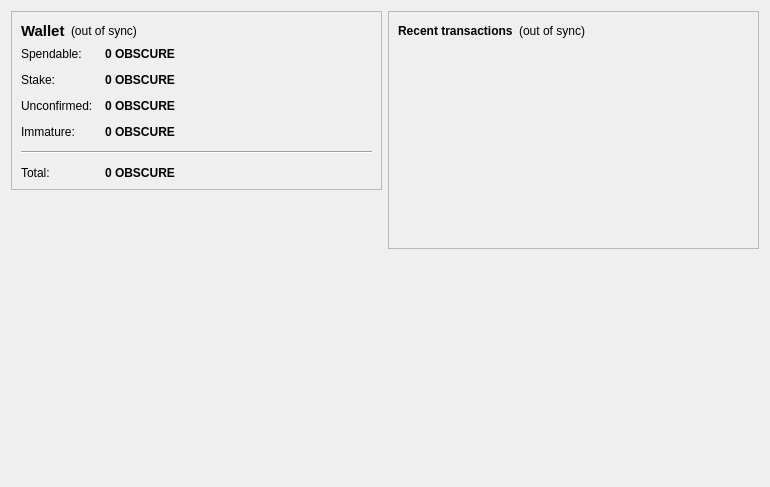
<?xml version="1.0" encoding="UTF-8"?>
<ui version="4.0">
 <class>OverviewPage</class>
 <widget class="QWidget" name="OverviewPage">
  <property name="geometry">
   <rect>
    <x>0</x>
    <y>0</y>
    <width>770</width>
    <height>487</height>
   </rect>
  </property>
  <property name="windowTitle">
   <string>Form</string>
  </property>
  <layout class="QHBoxLayout" name="horizontalLayout" stretch="1,1">
   <item>
    <layout class="QVBoxLayout" name="verticalLayout_2">
     <item>
      <widget class="QFrame" name="frame">
       <property name="frameShape">
        <enum>QFrame::StyledPanel</enum>
       </property>
       <property name="frameShadow">
        <enum>QFrame::Raised</enum>
       </property>
       <layout class="QVBoxLayout" name="verticalLayout_4">
        <item>
         <layout class="QHBoxLayout" name="horizontalLayout_4">
          <item>
           <widget class="QLabel" name="label_5">
            <property name="font">
             <font>
              <pointsize>11</pointsize>
              <weight>75</weight>
              <bold>true</bold>
             </font>
            </property>
            <property name="text">
             <string>Wallet</string>
            </property>
           </widget>
          </item>
          <item>
           <widget class="QLabel" name="labelWalletStatus">
            <property name="toolTip">
             <string>The displayed information may be out of date. Your wallet automatically synchronizes with the obscurebay network after a connection is established, but this process has not completed yet.</string>
            </property>
            <property name="styleSheet">
             <string notr="true"/>
            </property>
            <property name="text">
             <string notr="true">(out of sync)</string>
            </property>
            <property name="alignment">
             <set>Qt::AlignLeading|Qt::AlignLeft|Qt::AlignVCenter</set>
            </property>
           </widget>
          </item>
          <item>
           <spacer name="horizontalSpacer_2">
            <property name="orientation">
             <enum>Qt::Horizontal</enum>
            </property>
            <property name="sizeHint" stdset="0">
             <size>
              <width>40</width>
              <height>20</height>
             </size>
            </property>
           </spacer>
          </item>
         </layout>
        </item>
        <item>
         <layout class="QFormLayout" name="formLayout_2">
          <property name="fieldGrowthPolicy">
           <enum>QFormLayout::AllNonFixedFieldsGrow</enum>
          </property>
          <property name="horizontalSpacing">
           <number>12</number>
          </property>
          <property name="verticalSpacing">
           <number>12</number>
          </property>
          <item row="0" column="0">
           <widget class="QLabel" name="label">
            <property name="text">
             <string>Spendable:</string>
            </property>
           </widget>
          </item>
          <item row="0" column="1">
           <widget class="QLabel" name="labelBalance">
            <property name="font">
             <font>
              <weight>75</weight>
              <bold>true</bold>
             </font>
            </property>
            <property name="cursor">
             <cursorShape>IBeamCursor</cursorShape>
            </property>
            <property name="toolTip">
             <string>Your current spendable balance</string>
            </property>
            <property name="text">
             <string notr="true">0 OBSCURE</string>
            </property>
            <property name="textInteractionFlags">
             <set>Qt::LinksAccessibleByMouse|Qt::TextSelectableByKeyboard|Qt::TextSelectableByMouse</set>
            </property>
           </widget>
          </item>
          <item row="1" column="0">
           <widget class="QLabel" name="label_6">
            <property name="text">
             <string>Stake:</string>
            </property>
           </widget>
          </item>
          <item row="1" column="1">
           <widget class="QLabel" name="labelStake">
            <property name="font">
             <font>
              <weight>75</weight>
              <bold>true</bold>
             </font>
            </property>
            <property name="cursor">
             <cursorShape>IBeamCursor</cursorShape>
            </property>
            <property name="toolTip">
             <string>Total of coins that was staked, and do not yet count toward the current balance</string>
            </property>
            <property name="text">
             <string notr="true">0 OBSCURE</string>
            </property>
            <property name="textInteractionFlags">
             <set>Qt::LinksAccessibleByMouse|Qt::TextSelectableByKeyboard|Qt::TextSelectableByMouse</set>
            </property>
           </widget>
          </item>
          <item row="2" column="0">
           <widget class="QLabel" name="label_3">
            <property name="text">
             <string>Unconfirmed:</string>
            </property>
           </widget>
          </item>
          <item row="2" column="1">
           <widget class="QLabel" name="labelUnconfirmed">
            <property name="font">
             <font>
              <weight>75</weight>
              <bold>true</bold>
             </font>
            </property>
            <property name="cursor">
             <cursorShape>IBeamCursor</cursorShape>
            </property>
            <property name="toolTip">
             <string>Total of transactions that have yet to be confirmed, and do not yet count toward the current balance</string>
            </property>
            <property name="text">
             <string notr="true">0 OBSCURE</string>
            </property>
            <property name="textInteractionFlags">
             <set>Qt::LinksAccessibleByMouse|Qt::TextSelectableByKeyboard|Qt::TextSelectableByMouse</set>
            </property>
           </widget>
          </item>
          <item row="3" column="0">
           <widget class="QLabel" name="labelImmatureText">
            <property name="text">
             <string>Immature:</string>
            </property>
           </widget>
          </item>
          <item row="3" column="1">
           <widget class="QLabel" name="labelImmature">
            <property name="font">
             <font>
              <weight>75</weight>
              <bold>true</bold>
             </font>
            </property>
            <property name="toolTip">
             <string>Mined balance that has not yet matured</string>
            </property>
            <property name="text">
             <string notr="true">0 OBSCURE</string>
            </property>
            <property name="textInteractionFlags">
             <set>Qt::LinksAccessibleByMouse|Qt::TextSelectableByKeyboard|Qt::TextSelectableByMouse</set>
            </property>
           </widget>
          </item>
          <item row="4" column="0" colspan="2">
           <widget class="Line" name="line">
            <property name="orientation">
             <enum>Qt::Horizontal</enum>
            </property>
           </widget>
          </item>
          <item row="5" column="0">
           <widget class="QLabel" name="labelTotalText">
            <property name="text">
             <string>Total:</string>
            </property>
           </widget>
          </item>
          <item row="5" column="1">
           <widget class="QLabel" name="labelTotal">
            <property name="font">
             <font>
              <weight>75</weight>
              <bold>true</bold>
             </font>
            </property>
            <property name="cursor">
             <cursorShape>IBeamCursor</cursorShape>
            </property>
            <property name="toolTip">
             <string>Your current total balance</string>
            </property>
            <property name="text">
             <string notr="true">0 OBSCURE</string>
            </property>
            <property name="textInteractionFlags">
             <set>Qt::LinksAccessibleByMouse|Qt::TextSelectableByKeyboard|Qt::TextSelectableByMouse</set>
            </property>
           </widget>
          </item>
         </layout>
        </item>
       </layout>
      </widget>
     </item>
     <item>
      <spacer name="verticalSpacer">
       <property name="orientation">
        <enum>Qt::Vertical</enum>
       </property>
       <property name="sizeHint" stdset="0">
        <size>
         <width>20</width>
         <height>40</height>
        </size>
       </property>
      </spacer>
     </item>
     <item>
      <widget class="QLabel" name="label_2">
       <property name="autoFillBackground">
        <bool>true</bool>
       </property>
       <property name="text">
        <string/>
       </property>
       <property name="pixmap">
        <pixmap resource="../bitcoin.qrc">:/icons/mastbg</pixmap>
       </property>
       <property name="scaledContents">
        <bool>false</bool>
       </property>
       <property name="margin">
        <number>0</number>
       </property>
      </widget>
     </item>
    </layout>
   </item>
   <item>
    <layout class="QVBoxLayout" name="verticalLayout_3">
     <item>
      <widget class="QFrame" name="frame_2">
       <property name="frameShape">
        <enum>QFrame::StyledPanel</enum>
       </property>
       <property name="frameShadow">
        <enum>QFrame::Raised</enum>
       </property>
       <layout class="QVBoxLayout" name="verticalLayout">
        <item>
         <layout class="QHBoxLayout" name="horizontalLayout_2">
          <item>
           <widget class="QLabel" name="label_4">
            <property name="text">
             <string>&lt;b&gt;Recent transactions&lt;/b&gt;</string>
            </property>
           </widget>
          </item>
          <item>
           <widget class="QLabel" name="labelTransactionsStatus">
            <property name="toolTip">
             <string>The displayed information may be out of date. Your wallet automatically synchronizes with the obscurebay network after a connection is established, but this process has not completed yet.</string>
            </property>
            <property name="styleSheet">
             <string notr="true"/>
            </property>
            <property name="text">
             <string notr="true">(out of sync)</string>
            </property>
            <property name="alignment">
             <set>Qt::AlignRight|Qt::AlignTrailing|Qt::AlignVCenter</set>
            </property>
           </widget>
          </item>
          <item>
           <spacer name="horizontalSpacer">
            <property name="orientation">
             <enum>Qt::Horizontal</enum>
            </property>
            <property name="sizeHint" stdset="0">
             <size>
              <width>40</width>
              <height>20</height>
             </size>
            </property>
           </spacer>
          </item>
         </layout>
        </item>
        <item>
         <widget class="QListView" name="listTransactions">
          <property name="styleSheet">
           <string notr="true">QListView { background: transparent; }</string>
          </property>
          <property name="frameShape">
           <enum>QFrame::NoFrame</enum>
          </property>
          <property name="verticalScrollBarPolicy">
           <enum>Qt::ScrollBarAlwaysOff</enum>
          </property>
          <property name="horizontalScrollBarPolicy">
           <enum>Qt::ScrollBarAlwaysOff</enum>
          </property>
          <property name="selectionMode">
           <enum>QAbstractItemView::NoSelection</enum>
          </property>
         </widget>
        </item>
       </layout>
      </widget>
     </item>
     <item>
      <spacer name="verticalSpacer_2">
       <property name="orientation">
        <enum>Qt::Vertical</enum>
       </property>
       <property name="sizeHint" stdset="0">
        <size>
         <width>20</width>
         <height>40</height>
        </size>
       </property>
      </spacer>
     </item>
    </layout>
   </item>
  </layout>
 </widget>
 <resources>
  <include location="../bitcoin.qrc"/>
 </resources>
 <connections/>
</ui>
